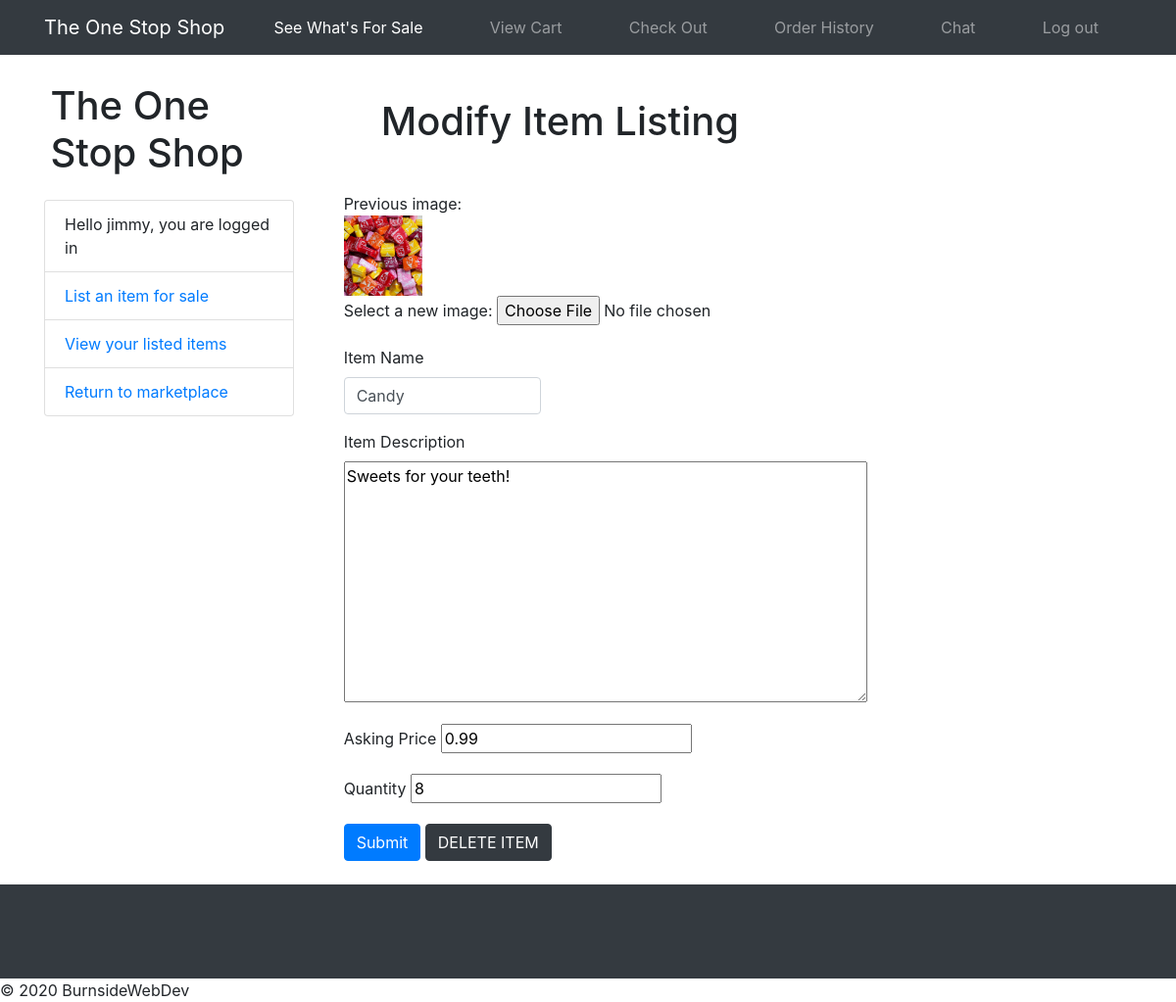
Page /edit/3/ (signed in) on the committed database.
### item/models.py (models this page shows, shortened)
class Item(models.Model):
    owner = models.ForeignKey(User, on_delete=models.CASCADE)
    image = models.ImageField(upload_to='images/')
    itemname = models.CharField(max_length=100)
    descrip = models.CharField(max_length=1000)
    price = models.DecimalField(max_digits=10, decimal_places=2)
    inv_count = models.PositiveIntegerField()

### accounts/views.py (the view)
# urls.py: path('edit/<int:id>/', views.item_update, name='item_update'),
def item_update(request, id):
    post = get_object_or_404(Item, id=id)
    if request.method == "POST":
        form = forms.AddItemForm(request.POST, request.FILES, instance=post)
        if form.is_valid():
            post = form.save(commit=False)
            post.save()
            return HttpResponseRedirect(reverse('my_items'))
    else:
        form = forms.AddItemForm(instance=post)
    context = {'form': form}
    context['item'] = post
    return render(request, "edit_item.html", context)

### accounts/forms.py (shortened to what this page needs)
class AddItemForm(ModelForm):
	class Meta:
		model = Item
		fields = ["image", "itemname", "descrip", "price", "inv_count",]

### item/templates/edit_item.html (shortened to what this page needs)
{% extends 'navbar_l.html' %}
{% block content %}
<html>
   <head>
      <link href="../../static/vendor/bootstrap/css/bootstrap.min.css" rel="stylesheet">
      <link href="../../static/css/signup.css" rel="stylesheet">
   </head>
   <body>
      <div class="container">
         <div class="row">
            <div class="col-lg-3">
               <h1 class="my-4">The One Stop Shop</h1>
               <div class="list-group">
                  <p class="list-group-item">Hello {{request.user.username}}, you are logged in</p>
                  <a href="{% url 'list_item' %}" class="list-group-item">List an item for sale</a>
                  <a href="{% url 'my_items' %}" class="list-group-item">View your listed items</a>
                  <a href="{% url 'index' %}" class="list-group-item">Return to marketplace</a>
               </div>
            </div>
            <div class="col-lg-9">
               <div class="banner">
                  <h1>Modify Item Listing</h1>
               </div>
               <form method="post" action="" enctype="multipart/form-data">
                  <div>Previous image:</div>
                  <div><img class="img" width=10% height=10% src= {{item.image.url}} alt=""></div>
                  <div class="form-group">
                     <label>Select a new image:</label>
                     <input type="file" name="image" accept="image/*"/>
                  </div>
                  <div class="form-group">
                     <label>Item Name</label>
                     <input type="text" class="form-control" name="itemname" value="{{item.itemname}}"/>
                  </div>
                  <div class="form-group">
                     <label>Item Description</label><br />
                     <textarea name="descrip" cols="50" rows="10">{{item.descrip}}</textarea><br />
                  </div>
                  <div class="form-group">
                     <label>Asking Price</label>
                     <input type="number" name="price" min="0" step=".01" value="{{item.price}}"/>
                  </div>
                  <div class="form-group">
                     <label>Quantity</label>
                     <input type="number" name="inv_count" min="1" step="1" value="{{item.inv_count}}">
                  </div>
                  <input class="btn btn-primary" type="submit" value="Submit"/>
                  <a class="btn btn-dark" href="{% url 'item_delete' id=item.id %}">DELETE ITEM</a>
               </form>
            </div>
         </div>
      </div>
      <footer class="py-5 bg-dark">
         <div class="navbar fixed-bottom">
         </div>
      </footer>
   </body>
</html>
{% endblock %}

### accounts/static/css/signup.css (style rules this page uses)
.form-control { width: 25%; }
form { margin-left: 2.5%; }
body { padding-top: 60px; }
.banner { padding: 40px; }
h1 { margin-left: 2.5%; }

### rows in the picture
Item: image (picture), itemname "Candy", descrip "Sweets for your teeth!", price "0.99", inv_count "8"

### other values in the picture
{{ request.user.username }} "jimmy"
